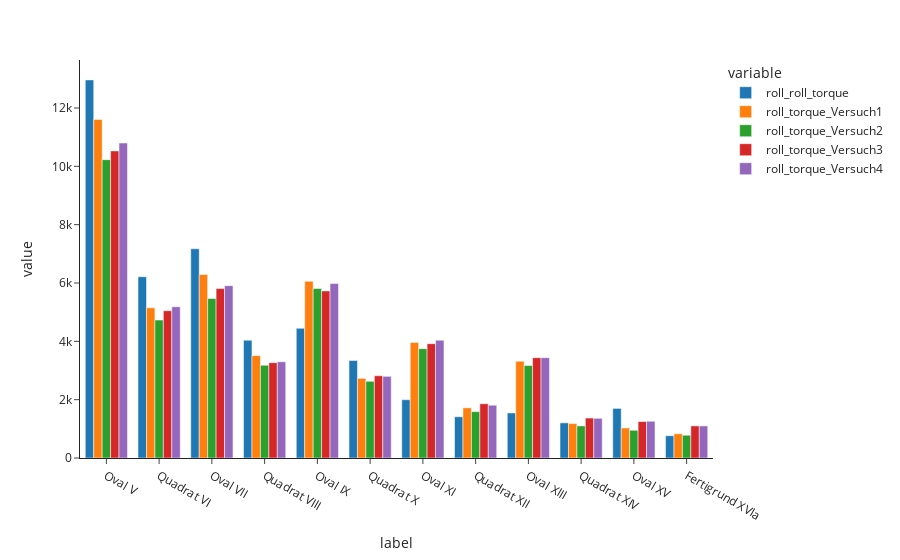

Notebook code cell kept with this figure:
### Code cell
px.bar(df_roll_passes, x="label", y=["roll_roll_torque", "roll_torque_Versuch1", "roll_torque_Versuch2","roll_torque_Versuch3","roll_torque_Versuch4"], barmode="group")

### Figure 1 — Plotly figure (JSON) as saved in the notebook; plotly's stock layout.template omitted (floating-point values rounded to 4 significant figures)
{"data": [{"alignmentgroup": "True", "hovertemplate": "variable=roll_roll_torque<br>label=%{x}<br>value=%{y}<extra></extra>", "legendgroup": "roll_roll_torque", "marker": {"color": "#1F77B4", "pattern": {"shape": ""}}, "name": "roll_roll_torque", "offsetgroup": "roll_roll_torque", "orientation": "v", "showlegend": true, "textposition": "auto", "type": "bar", "x": ["Oval V", "Quadrat VI", "Oval VII", "Quadrat VIII", "Oval IX", "Quadrat X", "Oval XI", "Quadrat XII", "Oval XIII", "Quadrat XIV", "Oval XV", "Fertigrund XVIa"], "xaxis": "x", "y": [12960.0, 6215.0, 7174.0, 4039.0, 4447.0, 3342.0, 1999.0, 1415.0, 1545.0, 1205.0, 1700.0, 763.4], "yaxis": "y"}, {"alignmentgroup": "True", "hovertemplate": "variable=roll_torque_Versuch1<br>label=%{x}<br>value=%{y}<extra></extra>", "legendgroup": "roll_torque_Versuch1", "marker": {"color": "#FF7F0E", "pattern": {"shape": ""}}, "name": "roll_torque_Versuch1", "offsetgroup": "roll_torque_Versuch1", "orientation": "v", "showlegend": true, "textposition": "auto", "type": "bar", "x": ["Oval V", "Quadrat VI", "Oval VII", "Quadrat VIII", "Oval IX", "Quadrat X", "Oval XI", "Quadrat XII", "Oval XIII", "Quadrat XIV", "Oval XV", "Fertigrund XVIa"], "xaxis": "x", "y": [11610, 5150, 6290, 3510, 6060, 2730, 3960, 1720, 3320, 1180, 1030, 830], "yaxis": "y"}, {"alignmentgroup": "True", "hovertemplate": "variable=roll_torque_Versuch2<br>label=%{x}<br>value=%{y}<extra></extra>", "legendgroup": "roll_torque_Versuch2", "marker": {"color": "#2CA02C", "pattern": {"shape": ""}}, "name": "roll_torque_Versuch2", "offsetgroup": "roll_torque_Versuch2", "orientation": "v", "showlegend": true, "textposition": "auto", "type": "bar", "x": ["Oval V", "Quadrat VI", "Oval VII", "Quadrat VIII", "Oval IX", "Quadrat X", "Oval XI", "Quadrat XII", "Oval XIII", "Quadrat XIV", "Oval XV", "Fertigrund XVIa"], "xaxis": "x", "y": [10230, 4730, 5470, 3180, 5810, 2630, 3750, 1590, 3170, 1100, 950, 780], "yaxis": "y"}, {"alignmentgroup": "True", "hovertemplate": "variable=roll_torque_Versuch3<br>label=%{x}<br>value=%{y}<extra></extra>", "legendgroup": "roll_torque_Versuch3", "marker": {"color": "#D62728", "pattern": {"shape": ""}}, "name": "roll_torque_Versuch3", "offsetgroup": "roll_torque_Versuch3", "orientation": "v", "showlegend": true, "textposition": "auto", "type": "bar", "x": ["Oval V", "Quadrat VI", "Oval VII", "Quadrat VIII", "Oval IX", "Quadrat X", "Oval XI", "Quadrat XII", "Oval XIII", "Quadrat XIV", "Oval XV", "Fertigrund XVIa"], "xaxis": "x", "y": [10530, 5050, 5810, 3270, 5730, 2820, 3920, 1860, 3440, 1370, 1250, 1100], "yaxis": "y"}, {"alignmentgroup": "True", "hovertemplate": "variable=roll_torque_Versuch4<br>label=%{x}<br>value=%{y}<extra></extra>", "legendgroup": "roll_torque_Versuch4", "marker": {"color": "#9467BD", "pattern": {"shape": ""}}, "name": "roll_torque_Versuch4", "offsetgroup": "roll_torque_Versuch4", "orientation": "v", "showlegend": true, "textposition": "auto", "type": "bar", "x": ["Oval V", "Quadrat VI", "Oval VII", "Quadrat VIII", "Oval IX", "Quadrat X", "Oval XI", "Quadrat XII", "Oval XIII", "Quadrat XIV", "Oval XV", "Fertigrund XVIa"], "xaxis": "x", "y": [10800, 5185, 5910, 3300, 5980, 2800, 4040, 1810, 3440, 1360, 1260, 1100], "yaxis": "y"}], "layout": {"barmode": "group", "legend": {"title": {"text": "variable"}, "tracegroupgap": 0}, "margin": {"t": 60}, "xaxis": {"anchor": "y", "domain": [0, 1], "title": {"text": "label"}}, "yaxis": {"anchor": "x", "domain": [0, 1], "title": {"text": "value"}}}}
